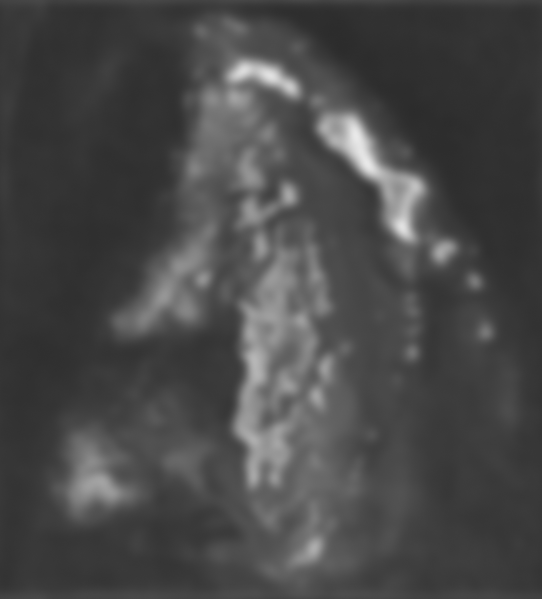
#> input picture Assignment2/pro2_satellite_1_degraded.tiff, 542 x 599 px
$ jupyter execute Problem2.ipynb
#> lines starting #> are read from the running program, lines starting #| are printed output that depends on the picture; long printed decimals are rounded
[cell 1]
import cv2
import numpy as np
from scipy.optimize import curve_fit
import matplotlib.pyplot as plt

def estimateWhiteNoise(img):
    # Normalize the image to range [0, 1]
    img = img / 255.0

    # Apply Gaussian blur to get a smoothed version of the image
    smoothed_img = cv2.GaussianBlur(img, (7, 7), 1.5)

    # Calculate the difference between the degraded image and the smoothed image
    difference = img - smoothed_img

    # Estimate the standard deviation of the noise
    noise_std = np.std(difference)

    return noise_std

# 加载退化图像
img1 = cv2.imread('pro2_satellite_1_degraded.tiff', cv2.IMREAD_GRAYSCALE)
#> img1 is the input picture: shape (599, 542); min 43, max 233, mean 72.4
img2 = cv2.imread('pro2_satellite_2_degraded.tiff', cv2.IMREAD_GRAYSCALE)
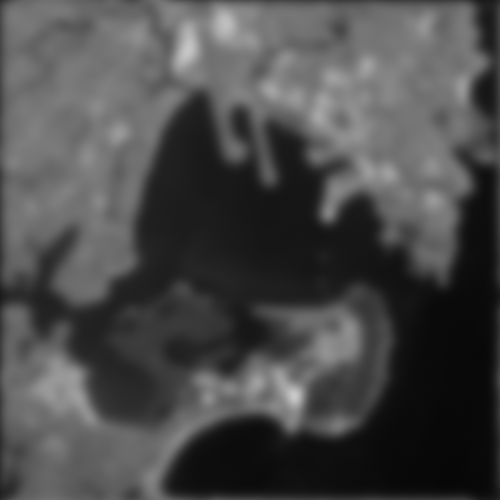
#> input picture Assignment2/pro2_satellite_2_degraded.tiff, 500 x 500 px
#> img2 is the input picture: shape (500, 500); min 6, max 201, mean 74.5

# 估计噪声标准差
noise_std_dev1 = estimateWhiteNoise(img1)
#> in estimateWhiteNoise, `difference = img - smoothed_img`:
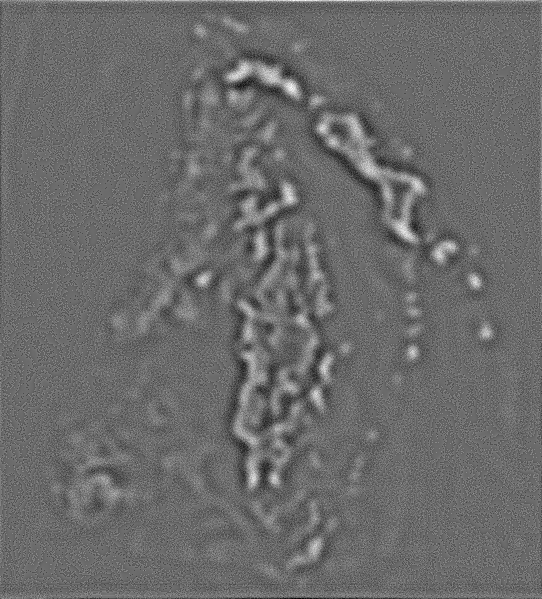
#> difference: shape (599, 542) float64; min -0.0123, max 0.0168, mean 4.18e-06; drawn with min black and max white
#> in estimateWhiteNoise, `noise_std = np.std(difference)`: noise_std = 0.0021
#> noise_std_dev1 = 0.0021
noise_std_dev2 = estimateWhiteNoise(img2)
#> in estimateWhiteNoise (call 2), `difference = img - smoothed_img`:
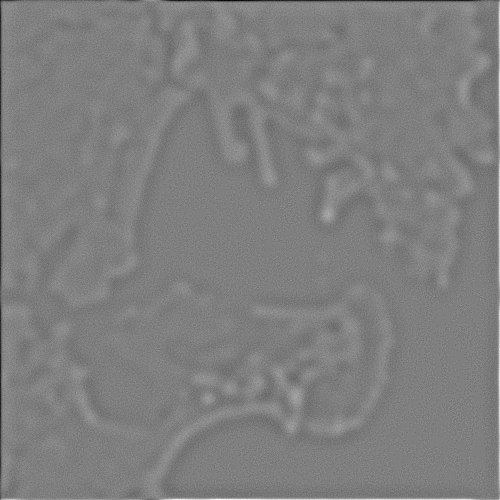
#> difference: shape (500, 500) float64; min -0.0403, max 0.0404, mean -4.62e-07; drawn with min black and max white
#> in estimateWhiteNoise (call 2), `noise_std = np.std(difference)`: noise_std = 0.00304
#> noise_std_dev2 = 0.00304

print(f'Estimated noise standard deviation for image 1: {noise_std_dev1}')
#| Estimated noise standard deviation for image 1: 0.0021
print(f'Estimated noise standard deviation for image 2: {noise_std_dev2}')
#| Estimated noise standard deviation for image 2: 0.003045

[cell 2]
def estimateGaussianImpulse(img):
    # Normalize the image to range [0, 1]
    img = img / 255.0

    # Fourier transform of the image
    img_ft = np.fft.fft2(img)
    img_ft_shifted = np.fft.fftshift(img_ft)

    # Take the magnitude and apply logarithm for better visualization
    magnitude_spectrum = np.log(np.abs(img_ft_shifted) + 1)
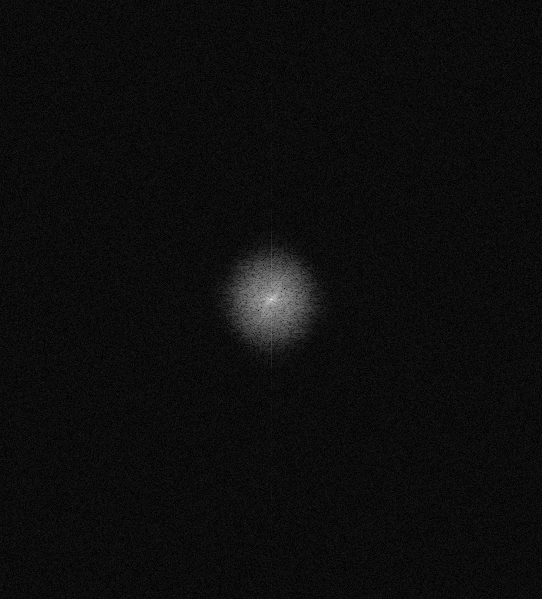
#> magnitude_spectrum: shape (599, 542) float64; min 0.00201, max 11.43, mean 0.614; drawn with min black and max white

    # Find the peak in the Fourier domain
    center = np.array(magnitude_spectrum.shape) // 2
#> center = [299, 271]
    y, x = np.indices(magnitude_spectrum.shape)
    distance = np.sqrt((x - center[1])**2 + (y - center[0])**2)

    # Fit a Gaussian function to the magnitude spectrum
    sigma_est = np.mean(distance * magnitude_spectrum) / np.mean(magnitude_spectrum)
#> sigma_est = 196.1

    return sigma_est

# Estimate Gaussian standard deviation
gaussian_std_dev1 = estimateGaussianImpulse(img1)
#> gaussian_std_dev1 = 196.1
gaussian_std_dev2 = estimateGaussianImpulse(img2)
#> in estimateGaussianImpulse (call 2), `magnitude_spectrum = np.log(np.abs(img_ft_shifted) + 1)`:
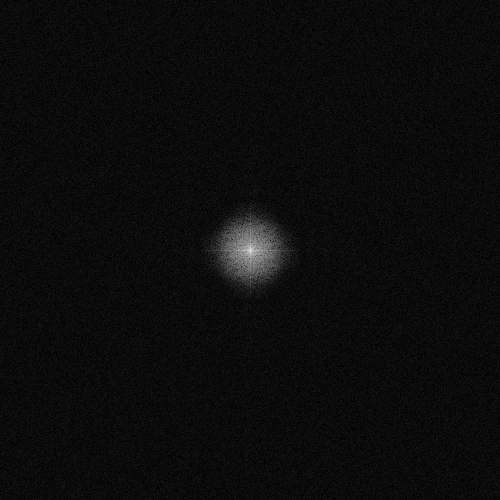
#> magnitude_spectrum: shape (500, 500) float64; min 0.00605, max 11.2, mean 0.551; drawn with min black and max white
#> in estimateGaussianImpulse (call 2), `sigma_est = np.mean(distance * magnitude_spectrum) / np.mean(magnitude..`: sigma_est = 172.9
#> gaussian_std_dev2 = 172.9

print(f'Estimated Gaussian standard deviation for image 1: {gaussian_std_dev1}')
#| Estimated Gaussian standard deviation for image 1: 196.138
print(f'Estimated Gaussian standard deviation for image 2: {gaussian_std_dev2}')
#| Estimated Gaussian standard deviation for image 2: 172.913

[cell 3]
def create_gaussian_filter(shape, sigma):
#> called with shape = (599, 542), sigma = 196.1
    h, w = shape
    y, x = np.indices((h, w))
    center = np.array([h // 2, w // 2])
    gaussian_filter = np.exp(-((x - center[1])**2 + (y - center[0])**2) / (2 * sigma**2))
    return gaussian_filter

def inverseFilter(img, gaussian_std):
    # Normalize the image to range [0, 1]
    img = img / 255.0

    # Fourier transform of the image
    img_ft = np.fft.fft2(img)
    img_ft_shifted = np.fft.fftshift(img_ft)

    # Create the Gaussian filter in the frequency domain
    gaussian_filter = create_gaussian_filter(img.shape, gaussian_std)

    # Apply the inverse filter
    restored_img_ft_shifted = img_ft_shifted / (gaussian_filter + 1e-8)
    restored_img_ft = np.fft.ifftshift(restored_img_ft_shifted)
    restored_img = np.fft.ifft2(restored_img_ft)

    # Take the real part and normalize to [0, 255]
    restored_img = np.real(restored_img)
    restored_img = np.clip(restored_img * 255.0, 0, 255).astype(np.uint8)

    return restored_img

# Perform inverse filtering
restored_img1 = inverseFilter(img1, gaussian_std_dev1)
restored_img2 = inverseFilter(img2, gaussian_std_dev2)
#> call 2 of create_gaussian_filter, with shape = (500, 500), sigma = 172.9
#> in create_gaussian_filter (call 2), `gaussian_filter = np.exp(-((x - center[1])**2 + (y - center[0])**2) / ..`:
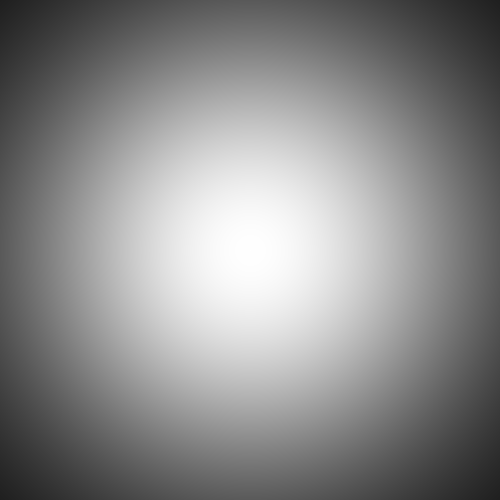
#> gaussian_filter: shape (500, 500) float64; min 0.124, max 1, mean 0.545

# Display the restored images
plt.figure(figsize=(12, 6))
plt.subplot(1, 2, 1)
plt.title('Restored Image 1')
plt.imshow(restored_img1, cmap='gray')
plt.axis('off')

plt.subplot(1, 2, 2)
plt.title('Restored Image 2')
plt.imshow(restored_img2, cmap='gray')
plt.axis('off')

plt.show()

[cell 4]
def wienerFilter(img, gaussian_std, noise_std, K):
#> called with gaussian_std = 196.1, noise_std = 0.0021, K = 0.01
    img = img / 255.0

    # fourier transform
    img_ft = np.fft.fft2(img)
    img_ft_shifted = np.fft.fftshift(img_ft)

    # gaussian filter
    gaussian_filter = create_gaussian_filter(img.shape, gaussian_std)

    # wiener filter
    H_conj = np.conj(gaussian_filter)
    S_nn = noise_std**2
#> S_nn = 4.41e-06
    S_yy = np.abs(gaussian_filter)**2
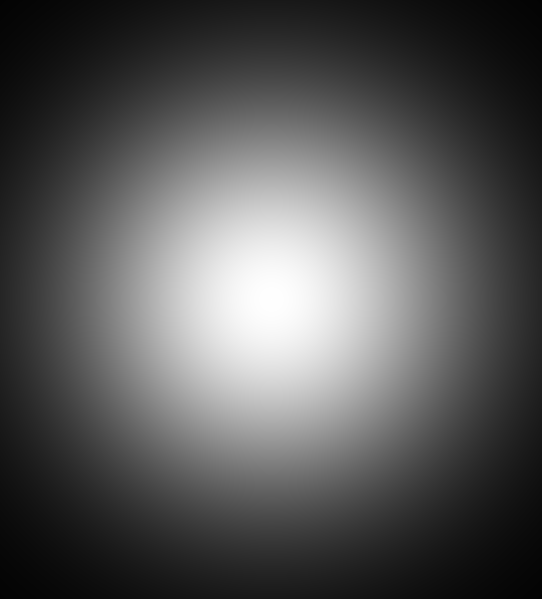
#> S_yy: shape (599, 542) float64; min 0.0145, max 1, mean 0.342
    wiener_filter = H_conj / (S_yy + K * S_nn)
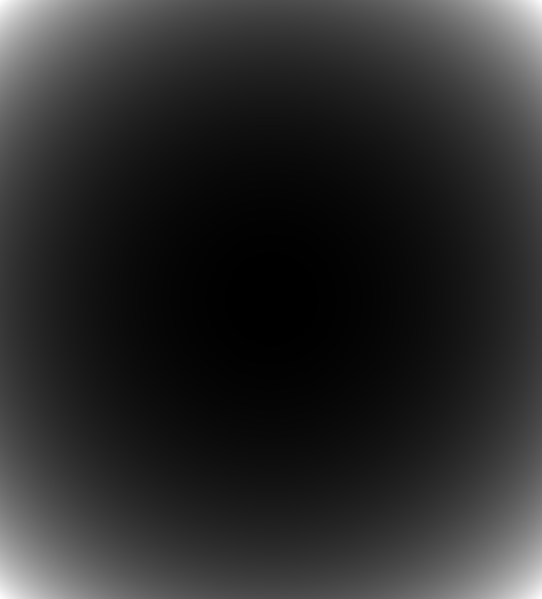
#> wiener_filter: shape (599, 542) float64; min 1, max 8.3, mean 2.26; drawn with min black and max white
    restored_img_ft_shifted = img_ft_shifted * wiener_filter
    restored_img_ft = np.fft.ifftshift(restored_img_ft_shifted)
    restored_img = np.fft.ifft2(restored_img_ft)

    # real part, normalize
    restored_img = np.real(restored_img)
#> restored_img: shape (599, 542) float64
    restored_img = np.clip(restored_img * 255.0, 0, 255).astype(np.uint8)

    return restored_img

K_values = [0.01, 0.1, 0.5]
restored_imgs1 = [wienerFilter(img1, gaussian_std_dev1, noise_std_dev1, K) for K in K_values]
#> restored_imgs1 = 3 items
restored_imgs2 = [wienerFilter(img2, gaussian_std_dev2, noise_std_dev2, K) for K in K_values]
#> call 4 of wienerFilter, with gaussian_std = 172.9, noise_std = 0.00304, K = 0.01
#> in wienerFilter (call 4), `S_nn = noise_std**2`: S_nn = 9.27e-06
#> in wienerFilter (call 4), `S_yy = np.abs(gaussian_filter)**2`:
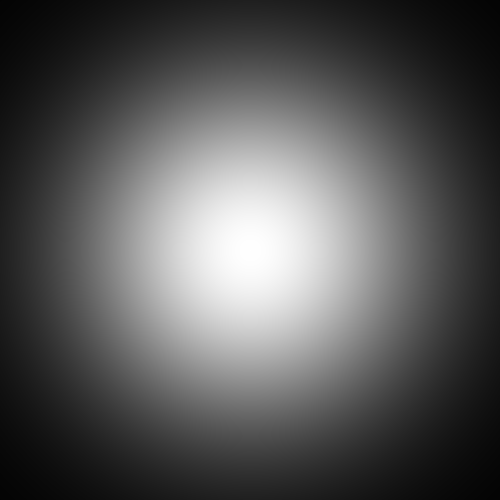
#> S_yy: shape (500, 500) float64; min 0.0153, max 1, mean 0.346
#> in wienerFilter (call 4), `wiener_filter = H_conj / (S_yy + K * S_nn)`:
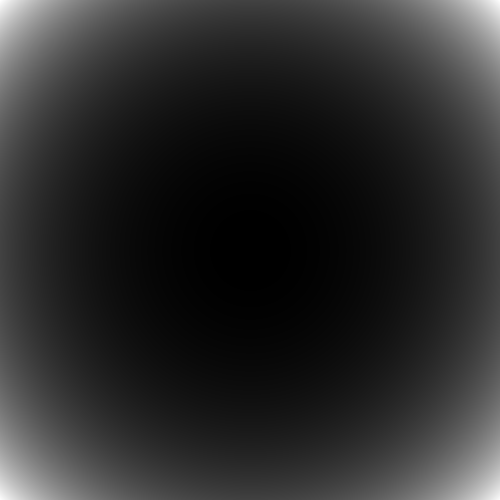
#> wiener_filter: shape (500, 500) float64; min 1, max 8.09, mean 2.22; drawn with min black and max white
#> restored_imgs2 = 3 items


plt.figure(figsize=(12, 18))
for i, K in enumerate(K_values):
    plt.subplot(3, 2, 2*i+1)
    plt.title(f'Restored Image 1 (K={K})')
    plt.imshow(restored_imgs1[i], cmap='gray')
    plt.axis('off')

    plt.subplot(3, 2, 2*i+2)
    plt.title(f'Restored Image 2 (K={K})')
    plt.imshow(restored_imgs2[i], cmap='gray')
    plt.axis('off')

plt.show()
